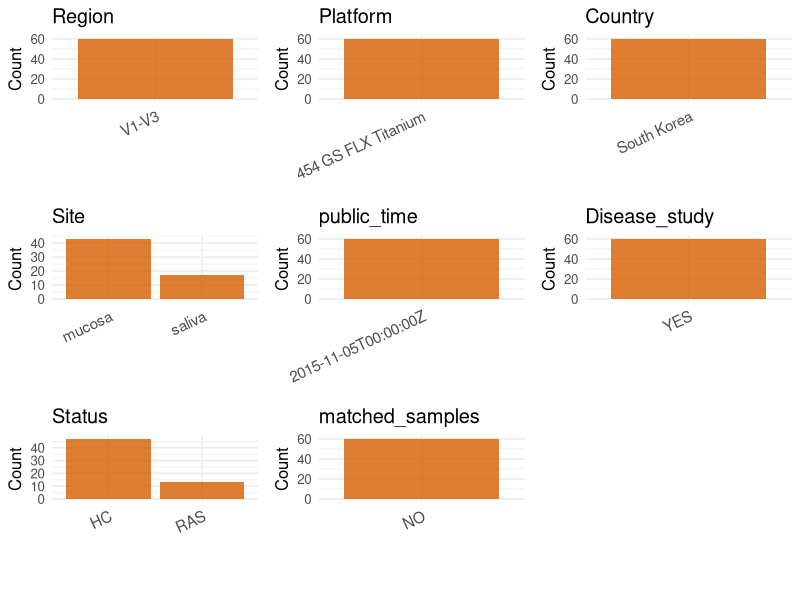

R code for this plot: (Note: this script raises an error after producing the figure.)
## ---- chunk 1
# Load necessary libraries
library(dplyr)
library(ggplot2)
library(cowplot)


# Set working directory (update this path to your local directory)
setwd("/home/cjj/projects/collect_oral_data/global-oral-microbiome/data/tmp/PRJNA266382")
initial_meta<-read.csv("SraRunTable.csv",header = T)
colnames(initial_meta)

head(initial_meta , n=3)
library(readxl)


# table1 <- read_excel("Table 1.XLSX",)
# table2 <- read_excel("Table 1.XLSX",)
# head(table1 , n=3)
# head(table2 , n=3)
# ESM <- ESM[,c(1,3,4)]
# colnames(ESM) <- c("subject_id","Age","Sex")
# initial_meta_cbind <- left_join(initial_meta,ESM,by="subject_id")
# table(initial_meta_cbind$Age,initial_meta_cbind$Sex)
# Display the first few rows of the metadata
# head(initial_meta_cbind)
## ---- chunk 2
# Create a uniform metadata dataframe
metadata <- data.frame(
  BioProject = initial_meta$BioProject,
  Run = initial_meta$Run,
  sample_name = initial_meta$Sample.Name,
  Age = NA_character_,
  BMI = NA_character_,
  Sex= NA_character_,
  Region = "V1-V3",
  Platform = initial_meta$Instrument,
  Country = initial_meta$geo_loc_name_country,
  Site = initial_meta$label,
  public_time = initial_meta$ReleaseDate,
  Disease_study = 'YES',
  Status = initial_meta$label,
  stringsAsFactors = FALSE
)
## ---- chunk 3
# Add information obtained from the publication
metadata_clean <- metadata
metadata_clean$PCR_primers <- NA_character_
metadata_clean$title <- "Mucosal and salivary microbiota associated with recurrent aphthous stomatitis"
metadata_clean$Disease_study <- "YES"

metadata_clean$sample_name <- gsub("mu|sal", "", metadata$sample_name)

metadata_clean$Status <- ifelse(grepl("RAUAL1", metadata$Status), "RAS", "HC")

metadata_clean$matched_samples <- "NO"

metadata_clean$Site <- ifelse(grepl("sal", metadata$Status), "saliva", "mucosa")

# metadata[which(metadata$Site=="SP"),]$Site <- "supragingival"
# metadata[which(metadata$Site=="T"),]$Site <- "tongue"
# metadata[which(metadata$Site=="SA"),]$Site <- "salivary"


# Use cleaned dataset for subsequent analysis
metadata <- metadata_clean
## ---- chunk 4
# Check the number of unique runs and sample names
print(paste("Number of unique runs:", length(unique(metadata$Run))))
print(paste("Number of unique sample names:", length(unique(metadata$sample_name))))
## ---- chunk 5
# Select columns for visualization
# 加载必要的包
library(dplyr)
library(ggplot2)
library(cowplot)

# 1. 准备数据：自动筛选需要可视化的列
#    - 移除ID和标题这类非统计列
#    - 关键一步: 使用where()自动移除所有值都是NA的列
plot_data <- metadata %>%
  select(
    -any_of(c("BioProject", "Run", "sample_name", "title")) # 移除ID和文本列
  ) %>%
  select(where(~!all(is.na(.)))) # 自动移除所有值都为空的列

# 2. 循环遍历筛选后的列，自动创建绘图列表
plots <- list()
for (col_name in names(plot_data)) {
  
  # 检查是数值型还是类别型
  if (is.numeric(plot_data[[col_name]])) {
    # 数值型变量 -> 绘制直方图 (分布图)
    p <- ggplot(plot_data, aes(x = .data[[col_name]])) +
      geom_histogram(bins = 20, fill = "#0072B2", alpha = 0.7, na.rm = TRUE) +
      labs(title = col_name, x = NULL) +
      theme_minimal(base_size = 16)
      
  } else {
    # 类别型变量 -> 绘制柱状图
    p <- plot_data %>%
      count(.data[[col_name]], sort = TRUE, name = "Count") %>% # 使用dplyr::count进行统计
      ggplot(aes(x = reorder(.data[[col_name]], -Count), y = Count)) +
      geom_col(fill = "#D55E00", alpha = 0.8) +
      labs(title = col_name, x = NULL, y = "Count") +
      theme_minimal(base_size = 12) +
      theme(axis.text.x = element_text(angle = 25, hjust = 1, size = 11)) # 优化x轴标签显示
  }
  
  plots[[col_name]] <- p
}

# 3. 自动组合所有生成的图并保存
if (length(plots) > 0) {
  # 使用 plotlist 参数来自动接收所有图
  p_final <- plot_grid(plotlist = plots, ncol = 3, align = "hv")
  
  # 保存图像
  ggsave("Metadata_Summary_Auto.png", plot = p_final, width = 12, height = 8, dpi = 150, bg = "white")
  
  print("图像已生成并保存为 Metadata_Summary_Auto.png")
  # print(p_final) # 如果想在RStudio里直接预览，可以取消这行注释
  
} else {
  print("没有可以绘制的列。")
}
## ---- chunk 6
knitr::include_graphics("Metadata_Summary_Auto.png")
## ---- chunk 7
# Reorder columns to match the desired format
metadata <- metadata[, c(
  "BioProject", "Run", "sample_name", "Age", "BMI", "Sex", 
  "Region", "Platform", "Country", "Site", "public_time", 
  "PCR_primers", "title", "Disease_study", "Status","matched_samples"
)]

# Export the uniform metadata to a CSV file
write.csv(metadata, file = "metadata.csv", quote = FALSE)
head(metadata)
